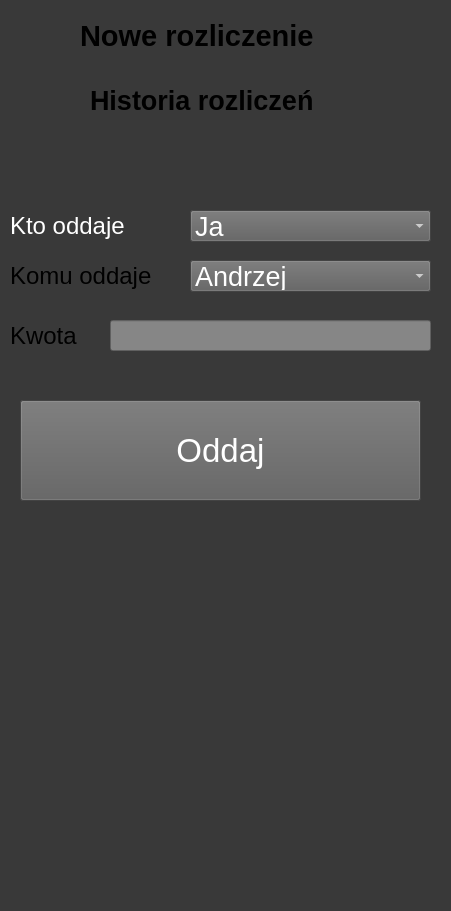
    <widget class="QWidget" name="widgetRozlicz" native="true">
     <property name="geometry">
      <rect>
       <x>-10</x>
       <y>0</y>
       <width>451</width>
       <height>911</height>
      </rect>
     </property>
     <property name="autoFillBackground">
      <bool>false</bool>
     </property>
     <property name="styleSheet">
      <string notr="true">background-color: rgb(57, 57, 57);</string>
     </property>
     <widget class="QLabel" name="label_7">
      <property name="geometry">
       <rect>
        <x>10</x>
        <y>260</y>
        <width>181</width>
        <height>31</height>
       </rect>
      </property>
      <property name="font">
       <font>
        <family>Tahoma</family>
        <pointsize>18</pointsize>
        <bold>false</bold>
       </font>
      </property>
      <property name="text">
       <string>Komu oddaje</string>
      </property>
     </widget>
     <widget class="QLabel" name="label_8">
      <property name="geometry">
       <rect>
        <x>10</x>
        <y>210</y>
        <width>151</width>
        <height>31</height>
       </rect>
      </property>
      <property name="font">
       <font>
        <family>Tahoma</family>
        <pointsize>18</pointsize>
        <bold>false</bold>
       </font>
      </property>
      <property name="styleSheet">
       <string notr="true">color: rgb(255, 255, 255);</string>
      </property>
      <property name="text">
       <string>Kto oddaje</string>
      </property>
     </widget>
     <widget class="QPushButton" name="buttonRozlicz">
      <property name="geometry">
       <rect>
        <x>20</x>
        <y>400</y>
        <width>401</width>
        <height>101</height>
       </rect>
      </property>
      <property name="font">
       <font>
        <family>Tahoma</family>
        <pointsize>25</pointsize>
        <bold>false</bold>
       </font>
      </property>
      <property name="cursor">
       <cursorShape>PointingHandCursor</cursorShape>
      </property>
      <property name="styleSheet">
       <string notr="true">color: rgb(255, 255, 255);
	background-color: rgb(94, 94, 94);</string>
      </property>
      <property name="text">
       <string>Oddaj</string>
      </property>
     </widget>
     <widget class="QLabel" name="label_9">
      <property name="geometry">
       <rect>
        <x>10</x>
        <y>320</y>
        <width>91</width>
        <height>31</height>
       </rect>
      </property>
      <property name="font">
       <font>
        <family>Tahoma</family>
        <pointsize>18</pointsize>
        <bold>false</bold>
       </font>
      </property>
      <property name="text">
       <string>Kwota</string>
      </property>
     </widget>
     <widget class="QLineEdit" name="lineEditKwota">
      <property name="geometry">
       <rect>
        <x>110</x>
        <y>320</y>
        <width>321</width>
        <height>31</height>
       </rect>
      </property>
      <property name="font">
       <font>
        <family>Tahoma</family>
        <pointsize>20</pointsize>
       </font>
      </property>
      <property name="styleSheet">
       <string notr="true">background-color: rgb(134, 134, 134);</string>
      </property>
      <property name="text">
       <string/>
      </property>
     </widget>
     <widget class="QPushButton" name="buttonRozliczeniaClose">
      <property name="geometry">
       <rect>
        <x>10</x>
        <y>10</y>
        <width>50</width>
        <height>50</height>
       </rect>
      </property>
      <property name="styleSheet">
       <string notr="true">border-radius: 100px;</string>
      </property>
      <property name="text">
       <string/>
      </property>
      <property name="icon">
       <iconset theme="QIcon::ThemeIcon::EditClear"/>
      </property>
      <property name="iconSize">
       <size>
        <width>50</width>
        <height>50</height>
       </size>
      </property>
     </widget>
     <widget class="QLabel" name="labelNowyWydatek_7">
      <property name="geometry">
       <rect>
        <x>80</x>
        <y>15</y>
        <width>331</width>
        <height>41</height>
       </rect>
      </property>
      <property name="font">
       <font>
        <family>Tahoma</family>
        <pointsize>22</pointsize>
        <bold>true</bold>
       </font>
      </property>
      <property name="text">
       <string>Nowe rozliczenie</string>
      </property>
     </widget>
     <widget class="QComboBox" name="comboBoxKtoOddaje">
      <property name="geometry">
       <rect>
        <x>190</x>
        <y>260</y>
        <width>241</width>
        <height>32</height>
       </rect>
      </property>
      <property name="font">
       <font>
        <family>Tahoma</family>
        <pointsize>20</pointsize>
       </font>
      </property>
      <property name="styleSheet">
       <string notr="true">color: rgb(255, 255, 255);
	background-color: rgb(94, 94, 94);</string>
      </property>
      <item>
       <property name="text">
        <string>Andrzej</string>
       </property>
      </item>
      <item>
       <property name="text">
        <string>Paulina</string>
       </property>
      </item>
      <item>
       <property name="text">
        <string/>
       </property>
      </item>
     </widget>
     <widget class="QComboBox" name="comboBoxKomuOddaje">
      <property name="geometry">
       <rect>
        <x>190</x>
        <y>210</y>
        <width>241</width>
        <height>32</height>
       </rect>
      </property>
      <property name="font">
       <font>
        <family>Tahoma</family>
        <pointsize>20</pointsize>
       </font>
      </property>
      <property name="styleSheet">
       <string notr="true">color: rgb(255, 255, 255);
	background-color: rgb(94, 94, 94);</string>
      </property>
      <item>
       <property name="text">
        <string>Ja</string>
       </property>
      </item>
      <item>
       <property name="text">
        <string>Andrzej</string>
       </property>
      </item>
      <item>
       <property name="text">
        <string>Paulina</string>
       </property>
      </item>
     </widget>
     <widget class="QLabel" name="label_34">
      <property name="geometry">
       <rect>
        <x>90</x>
        <y>70</y>
        <width>291</width>
        <height>61</height>
       </rect>
      </property>
      <property name="font">
       <font>
        <family>Tahoma</family>
        <pointsize>20</pointsize>
        <bold>true</bold>
       </font>
      </property>
      <property name="text">
       <string>Historia rozliczeń</string>
      </property>
     </widget>
    </widget>
